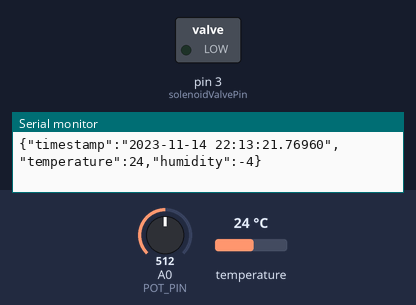
Simulated run of this sketch. Board: Arduino Uno, built with avr-gcc and run on an emulated ATmega328P. On the bench: switched loads named in the sketch (green lamp = pin HIGH), the last lines printed to the serial monitor. Inputs (shaded band) come from the test bench; at power-on: A0 (POT_PIN) = 512, temperature 24 °C. The local clock reads 2024-03-15 10:24:30 at power-on unless the sketch sets it; storage starts empty.

Above: at 2.7 s.
2.8 s: A0 (POT_PIN) set to 264
8.0 s: A0 (POT_PIN) set to 249
13.2 s: temperature set to 24.5 °C
At 14.3 s:
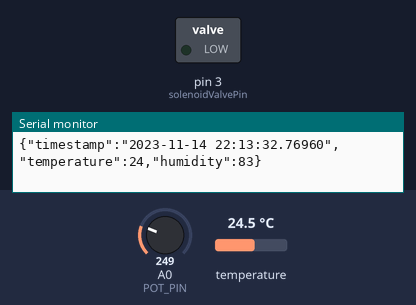
18.4 s: temperature set to 12 °C
At 19.33 s:
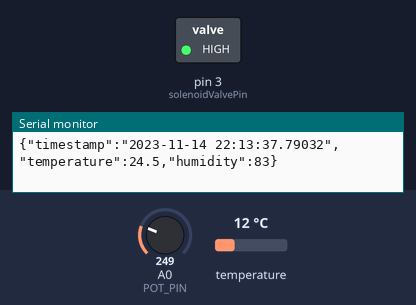
25.6 s: temperature set to 19 °C
Timing chart, 0 to 31.8 s (numbered marks = the images above; inputs shaded):
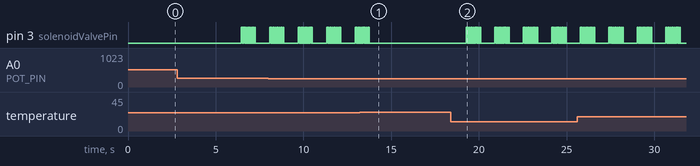

The sketch:

Auto_water_chat.ino
```cpp
//Made by Parker Duhon 03-15-24

#include <SPI.h>
#include <SD.h>
#include <RTClib.h>
#include <OneWire.h>
#include <DallasTemperature.h>
#include <ArduinoJson.h>
#include <AutoPID.h>

double temperature, setpoint, output; // Declare global variables

#define POT_PIN A0         // Potentiometer pin for setpoint
#define TEMP_PROBE_PIN 9   // Temperature probe pin
#define TEMP_READ_DELAY 800 // Temperature read delay (milliseconds)
#define KP 0.12            // Proportional gain
#define KI 0.0003          // Integral gain
#define KD 0               // Derivative gain

OneWire oneWire(TEMP_PROBE_PIN);
DallasTemperature sensors(&oneWire);
AutoPID myPID(&temperature, &setpoint, &output, 0, 100, KP, KI, KD); // Initialize AutoPID object

unsigned long lastTempUpdate; // Track the last temperature update time

bool updateTemperature() {
    if (millis() - lastTempUpdate >= TEMP_READ_DELAY) {
        sensors.requestTemperatures();
        temperature = sensors.getTempCByIndex(0);
        lastTempUpdate = millis();
        return true;
    }
    return false;
}

// Moisture Sensor Calibration
const int dryValue = 500; // Adjust this value based on your soil conditions
const int wetValue = 200; // Adjust this value based on your soil conditions

// Solenoid Valve Control
const int solenoidValvePin = 3;
const int pulseWidth = 30;

// PID Controller
double Kp = 2.0, Ki = 0.5, Kd = 1.0; // PID tuning parameters (adjust as needed)

// Time Tracking
unsigned long lastWateringTime = 0;
const unsigned long wateringInterval = 300000; // 5 minutes in milliseconds
unsigned long lastMicros = 0;

// Other Constants
const int chipSelect = 10;
const int sensorPin = A0;
#define ONE_WIRE_BUS 9

// Class Instances
RTC_PCF8523 rtc;
File dataFile;

void setup() {
    sensors.begin();
    while (!updateTemperature()) {} // Wait for the initial temperature update
    myPID.setBangBang(4); // Set the bang-bang range to 4 degrees
    myPID.setTimeStep(4000); // Set the PID update interval to 4 seconds

    // Open serial communications and wait for port to open
    Serial.begin(9600);
    pinMode(sensorPin, INPUT);

    // Initialize SD card
    if (!SD.begin(chipSelect)) {
        Serial.println("SD card initialization failed!");
        while (1); // Wait forever if SD card initialization fails
    }

    // Open or create the data file
    dataFile = SD.open("datalog.json", FILE_WRITE);
    if (!dataFile) {
        Serial.println("Error opening datalog.json");
        while (1); // Wait forever if data file cannot be opened
    }

    // Initialize RTC
    if (!rtc.begin()) {
        Serial.println("Couldn't find RTC");
        while (1); // Wait forever if RTC initialization fails
    } else {
        rtc.adjust(DateTime(F(__DATE__), F(__TIME__)));
    }

    // Set up the solenoid valve pin
    pinMode(solenoidValvePin, OUTPUT);
    digitalWrite(solenoidValvePin, LOW);
}

void loop() {
    unsigned long currentMicros = micros();
    int sensorValue = analogRead(sensorPin);

    if (updateTemperature()) {
        setpoint = map(analogRead(POT_PIN), 0, 1023, 0, 100); // Map potentiometer value to setpoint range
        myPID.run();
        // Control the solenoid valve based on PID output
        if (output > 0) {
            openSolenoidValve();
        } else {
            closeSolenoidValve();
        }
    }

    // Check for sensor read error
    if (sensorValue == 0) {
        Serial.println("Moisture sensor read error!");
        return;
    }

    // Calibrate the sensor value
    int percentageHumidity = map(sensorValue, dryValue, wetValue, 0, 100);

    // Update the PID controller input (not needed with AutoPID)
    myPID.run();

    // Control the solenoid valve based on PID output
    if (output > 0) {
        openSolenoidValve();
    } else {
        closeSolenoidValve();
    }

    // Water at 6:00 AM and 6:00 PM for 3 minutes
    DateTime now = rtc.now();
    if ((now.hour() == 6 && now.minute() == 0) || (now.hour() == 18 && now.minute() == 0)) {
        waterForDuration(180000000); // Water for 3 minutes (180,000,000 microseconds)
    }

    // Log data to the JSON file
    logData(temperature, percentageHumidity);

    // Delay for the next reading
    delay(10);
}

void openSolenoidValve() {
    digitalWrite(solenoidValvePin, HIGH);
    delay(pulseWidth);
    digitalWrite(solenoidValvePin, LOW);
}

void closeSolenoidValve() {
    digitalWrite(solenoidValvePin, LOW);
    delay(pulseWidth);
    digitalWrite(solenoidValvePin, LOW);
}

void waterForDuration(unsigned long duration) {
    unsigned long startTime = micros();
    while (micros() - startTime < duration) {
        if (micros() - lastWateringTime >= wateringInterval) {
            openSolenoidValve();
            lastWateringTime = micros();
        }
    }
    closeSolenoidValve();
}

void logData(double temp, int humidity) {
    DateTime now = rtc.now();
    unsigned long currentMicros = micros();

    JsonDocument doc; // Allocate a temporary JSON document
    doc["timestamp"] = String(now.year()) + "-" + String(now.month()) + "-" + String(now.day()) + " " +
                       String(now.hour()) + ":" + String(now.minute()) + ":" + String(now.second()) + "." + String(currentMicros - lastMicros);
    doc["temperature"] = temp;
    doc["humidity"] = humidity;

    serializeJson(doc, Serial);
    Serial.println();

    dataFile.print("{");
    serializeJson(doc, dataFile);
    dataFile.println("},");
    dataFile.flush();

    lastMicros = currentMicros;
}
```

Measured:
- after the input at 13.2 s, pin 3 (solenoidValvePin): goes on until 13.8 s, then stays LOW
- after the input at 18.4 s, pin 3 (solenoidValvePin): LOW → HIGH after 0.88 s, then repeats every 1.8 s: HIGH 0.03 s, LOW 0.81 s, 10 × (HIGH 0.06 s, LOW 0.03 s)
- by itself, pin 3 (solenoidValvePin): repeats every 1.8 s: HIGH 0.03 s, LOW 0.81 s, 10 × (HIGH 0.06 s, LOW 0.03 s)
